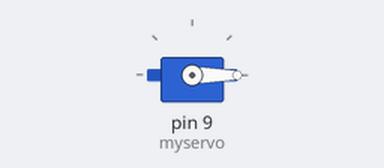
A sketch run on a simulated Arduino Uno, built with avr-gcc and run on an emulated ATmega328P. Parts: servo.

Above: at 0.05 s.
At 0.9 s:
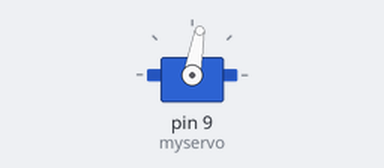
At 1.75 s:
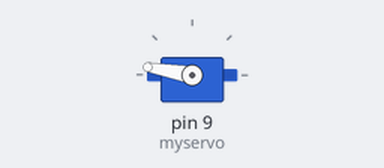
At 3.5 s:
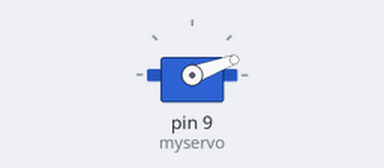
Timing chart, 0 to 8.3 s (numbered marks = the images above):
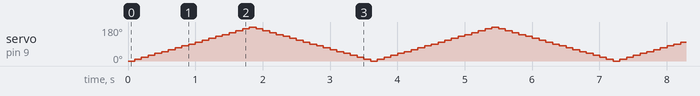

The sketch:

servo_rotate.ino
```cpp
#include <Servo.h>

Servo myservo;

int angle = 0;

void setup() {
  myservo.attach(9);
}

void loop() {
  for(angle = 0; angle < 180; angle += 10) {
    myservo.write(angle);
    delay(100);
  }
  for(angle = 180; angle >= 1; angle -= 10) {
    myservo.write(angle);
    delay(100);
  }
}
```
